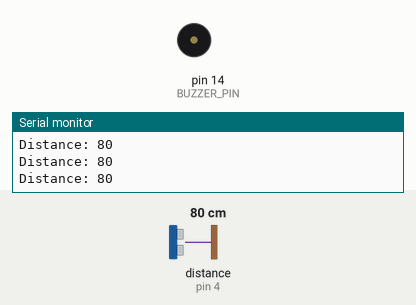
Simulated run of this sketch. Board: Arduino Uno, built with avr-gcc and run on an emulated ATmega328P. On the bench: buzzer (waves = sounding, pin HIGH), the last lines printed to the serial monitor. Inputs (shaded band) come from the test bench; at power-on: distance to the obstacle (sensor on pin 4) 80 cm. The echo pulse lasts 58.3 µs per cm.

Above: at 1.2 s.
1.3 s: distance to the obstacle (sensor on pin 4) set to 32 cm
2.8 s: distance to the obstacle (sensor on pin 4) set to 27 cm
At 3.1 s:
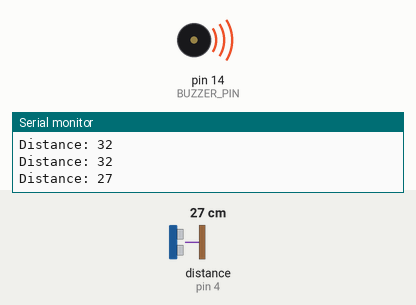
5.8 s: distance to the obstacle (sensor on pin 4) set to 250 cm
At 6.7 s:
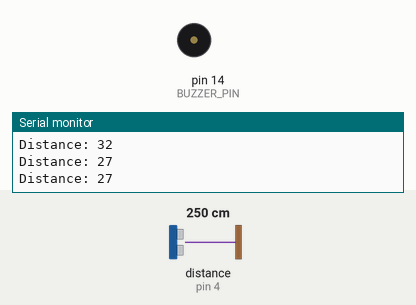
7.3 s: distance to the obstacle (sensor on pin 4) set to 2 cm
At 8.1 s:
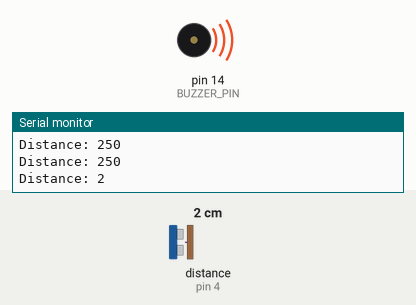
Timing chart, 0 to 11.3 s (numbered marks = the images above; inputs shaded):
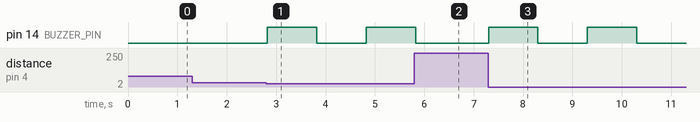

Measured:
- the behaviour switches between 30 and 29 cm on distance to the obstacle (sensor on pin 4) (found by bisection; images 0 and 1)
- after the input at 2.8 s, pin 14 (BUZZER_PIN): LOW → HIGH at once, → LOW 1.0 s later, → HIGH 1.0 s later
- after the input at 5.8 s, pin 14 (BUZZER_PIN): goes on until 5.8 s, then stays LOW
- after the input at 7.3 s, pin 14 (BUZZER_PIN): alternates HIGH for 1.0 s and LOW for 1.0 s, starting at once

The sketch:

FarmSecuritySystem_EDC.ino
```cpp
#include <Ultrasonic.h>

// Pin definitions (using GPIO numbers)
#define TRIGGER_PIN 5     // GPIO5 for ultrasonic sensor trigger
#define ECHO_PIN 4        // GPIO4 for ultrasonic sensor echo
#define BUZZER_PIN 14     // GPIO14 for buzzer

Ultrasonic ultrasonic(TRIGGER_PIN, ECHO_PIN); // Ultrasonic sensor setup

void setup() {
  Serial.begin(9600);

  // Initialize pins
  pinMode(BUZZER_PIN, OUTPUT);
}

void loop() {
  long distance = ultrasonic.read();
  Serial.print("Distance: ");
  Serial.println(distance);

  // Check for intruder within a specific distance
  if (distance < 30) {  // Adjust distance threshold as necessary
    triggerAlarm();      // Activate the alarm
    delay(1000);         // Avoid constant buzzing by adding delay
  }
}

void triggerAlarm() {
  digitalWrite(BUZZER_PIN, HIGH);  // Turn on buzzer
  delay(1000);                     // Delay to keep buzzer on
  digitalWrite(BUZZER_PIN, LOW);   // Turn off buzzer
}
```
